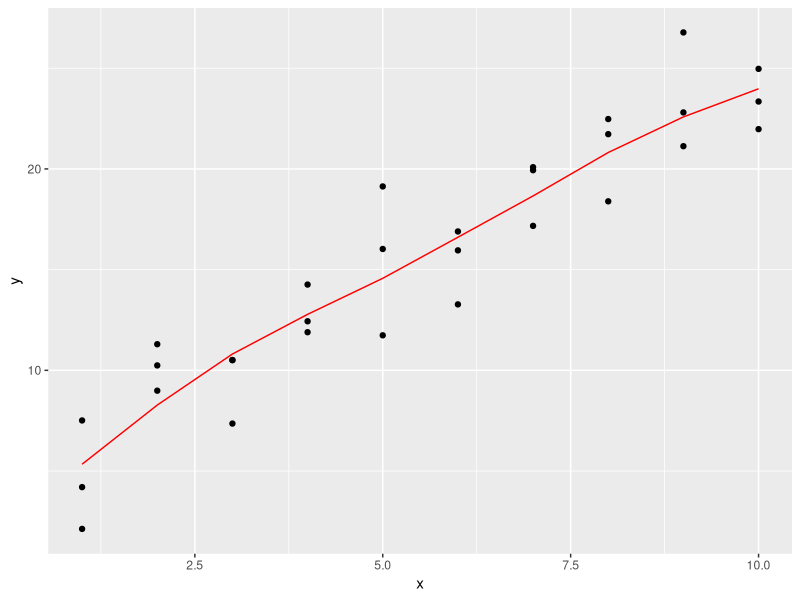
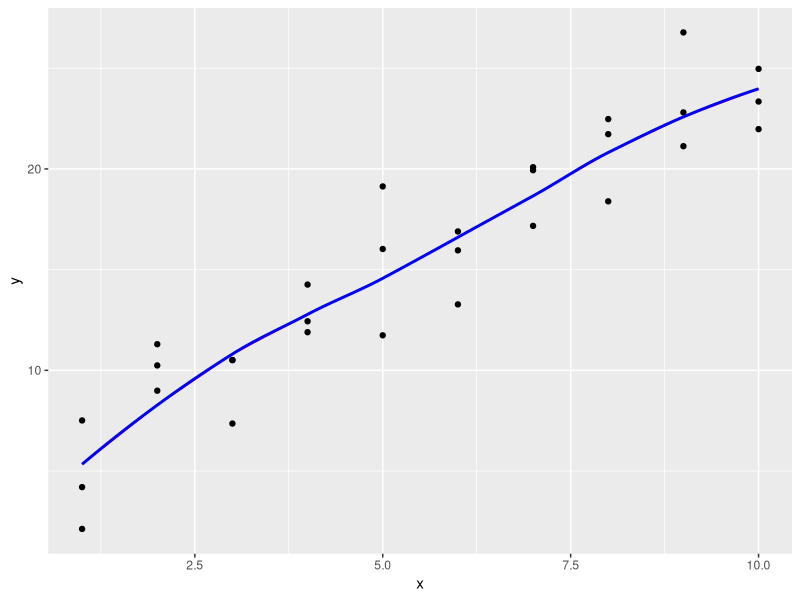
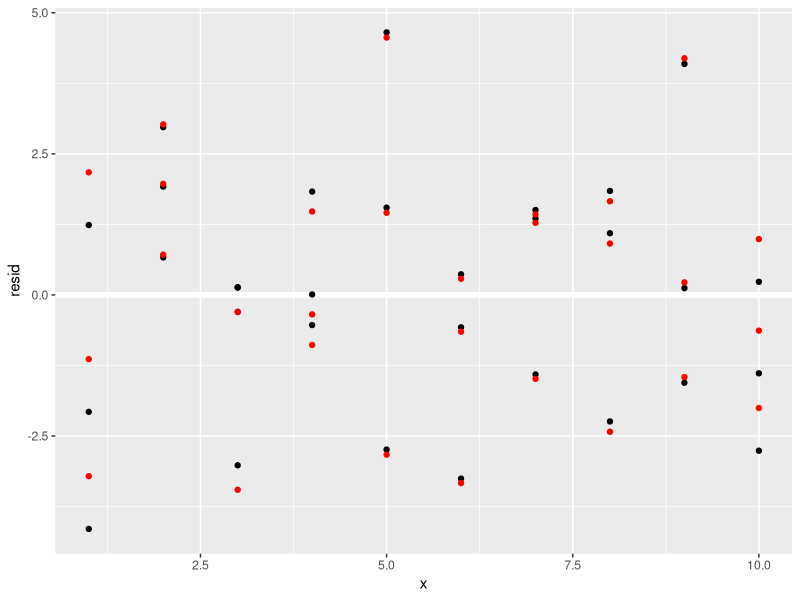

Recreate these plots in R, in order.
library(tidyverse)
library(modelr)
options(na.action = na.warn)

sim1_loess <- loess(y ~ x, data = sim1)
sim1_lm <- lm(y ~ x, data = sim1)

grid_loess <- sim1 %>%
  add_predictions(sim1_loess)

sim1 <- sim1 %>%
  add_residuals(sim1_lm) %>%
  add_predictions(sim1_lm) %>%
  add_residuals(sim1_loess, var = "resid_loess") %>%
  add_predictions(sim1_loess, var = "pred_loess")

plot_sim1_loess <-
  ggplot(sim1, aes(x = x, y = y)) +
  geom_point() +
  geom_line(aes(x = x, y = pred), data = grid_loess, colour = "red")
plot_sim1_loess

#geom_smooth() uses loess() by default:
plot_sim1_loess +
  geom_smooth(method = "loess", colour = "blue", se = FALSE, alpha = 0.20)

ggplot(sim1, aes(x = x)) +
  geom_ref_line(h = 0) +
  geom_point(aes(y = resid)) +
  geom_point(aes(y = resid_loess), colour = "red")
